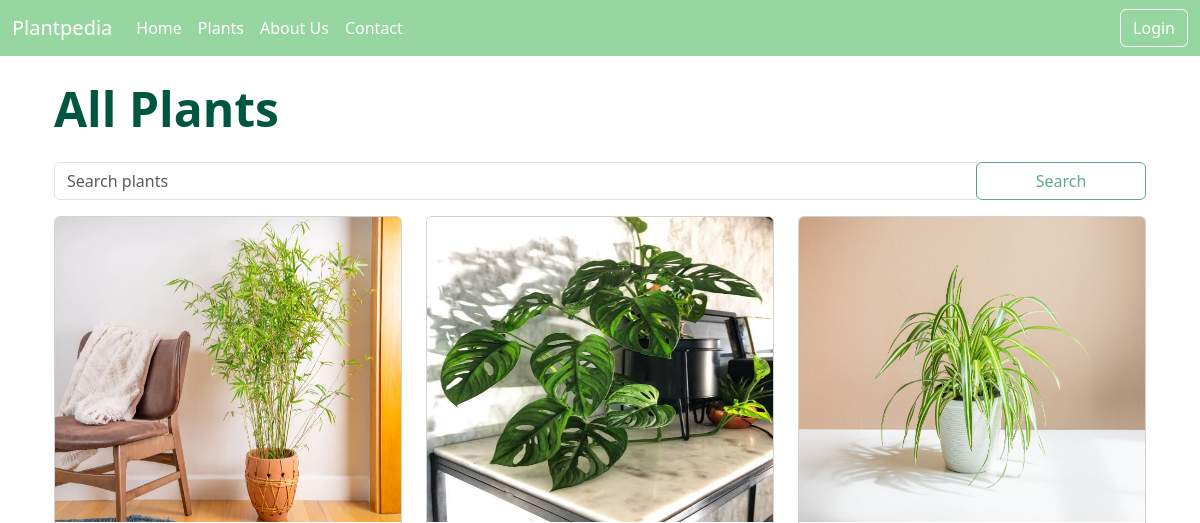
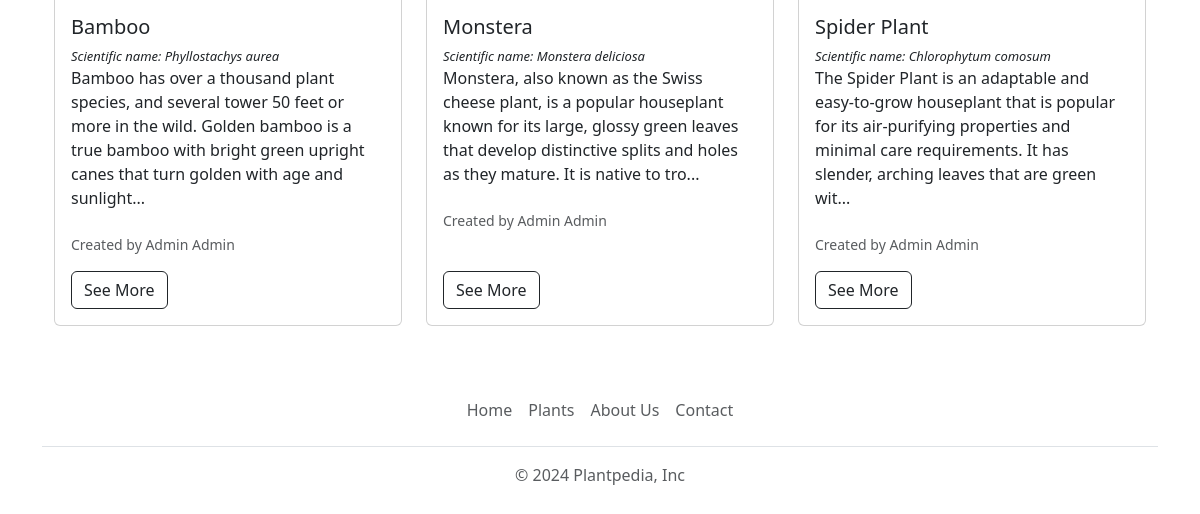
/plants/, run on an earlier commit of the app's database (2 pictures, top to bottom).
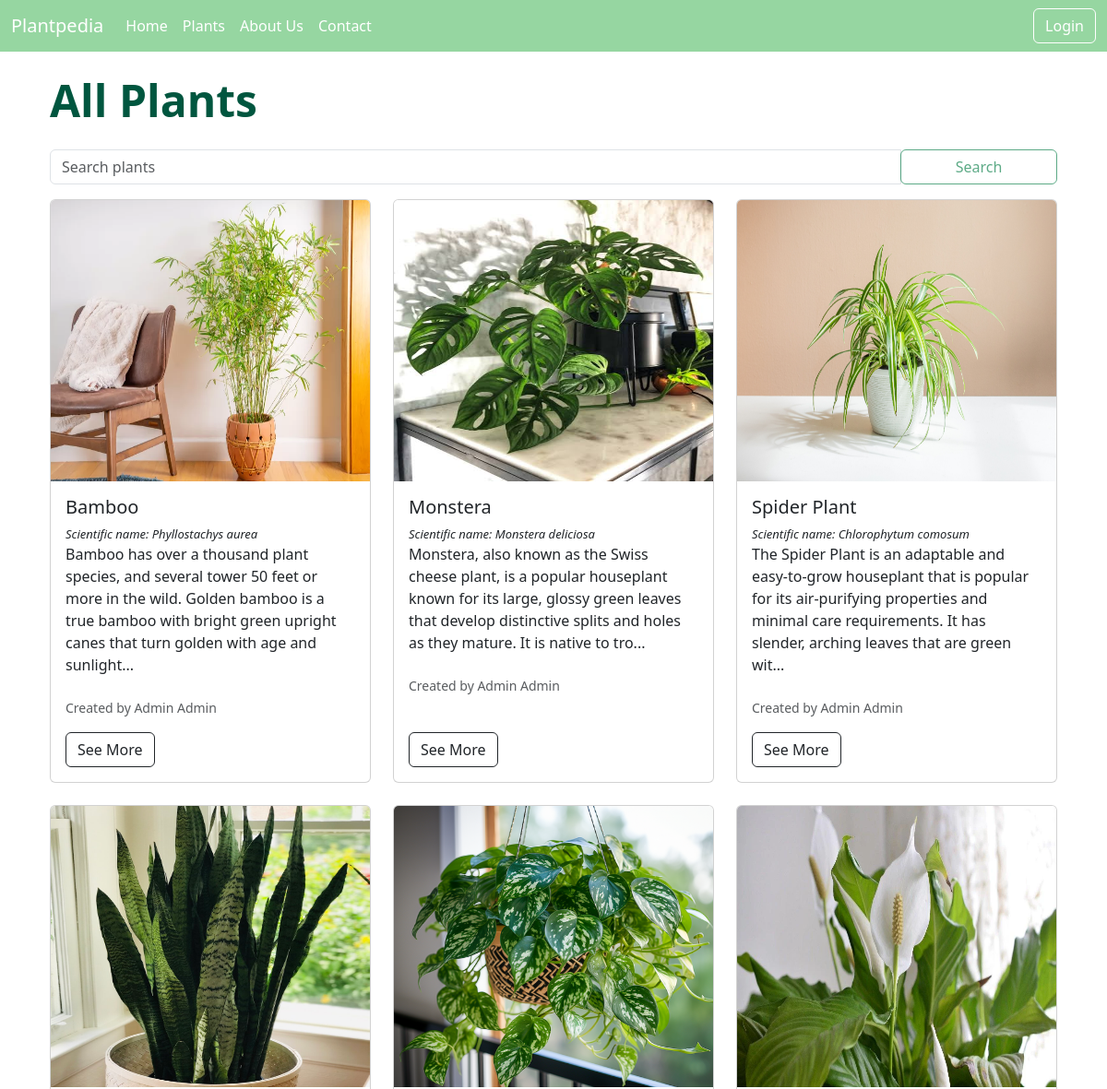
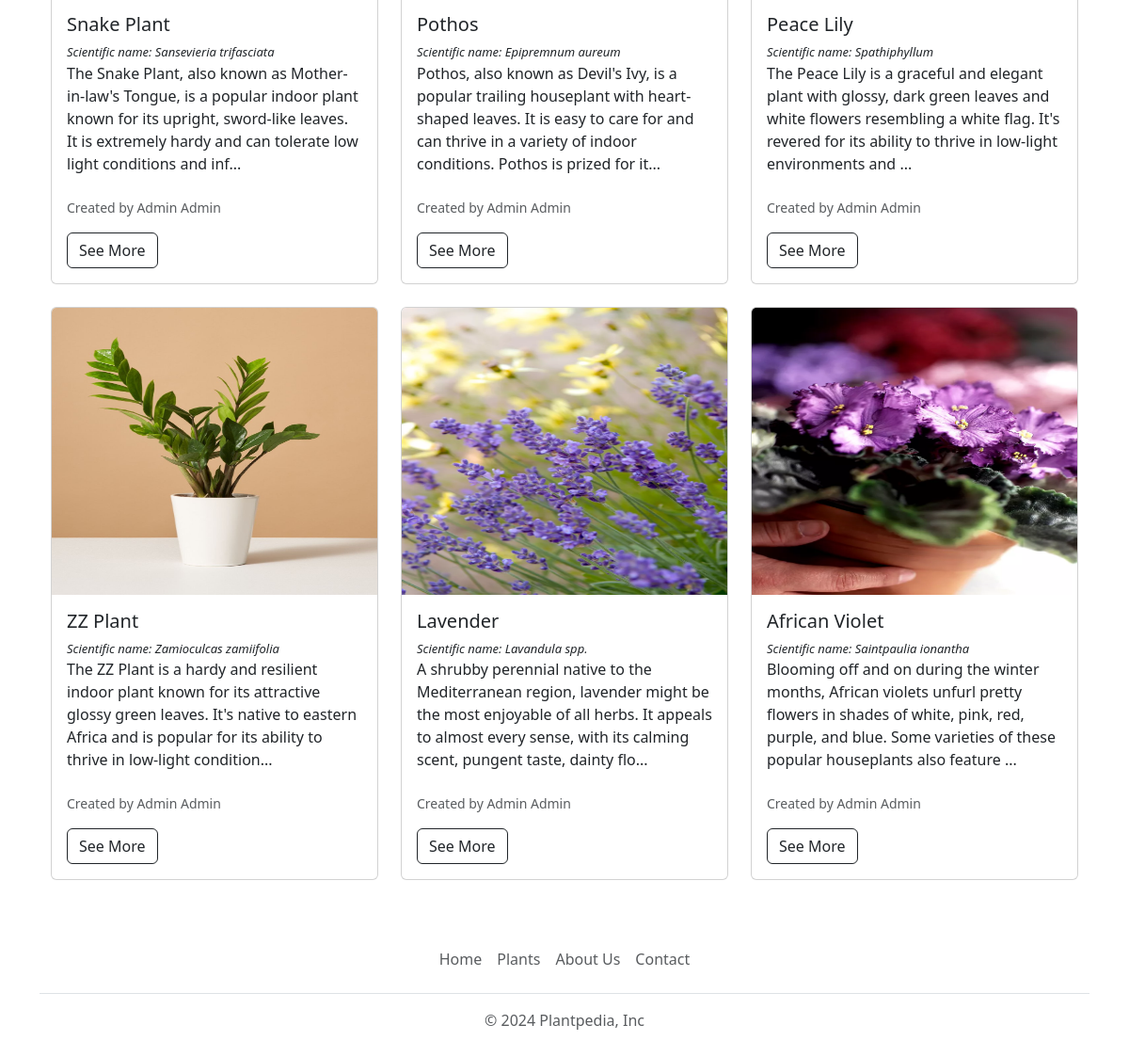
And on a later commit of the database (2 pictures, top to bottom).
### plantpediaApp/models.py (models this page shows, shortened)
class Plant(models.Model):
    name = models.CharField(max_length=100)
    user = models.ForeignKey(CustomUser, on_delete=models.CASCADE)
    scientific_name = models.CharField(max_length=100)
    origin = models.CharField(max_length=100)  # go nema vo ER diagram
    age = models.IntegerField(default=0)  # go nema vo ER diagram
    description = models.TextField()
    care_instructions = models.TextField()
    image = models.ImageField(upload_to="data/")

class CustomUser(AbstractUser):
    ROLE_CHOICES = (
        ('a', 'Admin'),
        ('u', 'User')
    )
    role = models.CharField(max_length=10, choices=ROLE_CHOICES, )

### plantpediaApp/views.py (the view)
# urls.py: path('plants/', all_plants, name='plants'),
def all_plants(request):
    plants = Plant.objects.annotate(avg_rating=Avg('review__rating')).order_by('-avg_rating')
    context = {"plants": plants}
    return render(request, "plants.html", context)

### plantpediaApp/templates/plants.html (shortened to what this page needs)
{% extends 'base.html' %}
{% block content %}
    <div class="container">
        <div class="d-flex justify-content-between align-items-center mt-4 mb-4">
            <h1 class="mb-0" style="color: #00563f; font-weight: bold; font-size: xxx-large;">All Plants</h1>
        </div>
        <form method="get" action="{% url 'search' %}" class="form-inline mt-4">
            <div class="input-group">
                <input type="text" name="query" class="form-control" placeholder="Search plants">
                <div class="input-group-append">
                    <button type="submit" class="btn btn-outline-success" style="width: 170px; opacity: 0.7">Search</button>
                </div>
            </div>
        </form>
        <div class="row mt-3">
            {% for p in plants %}
                <div class="col-md-4 mb-4">
                    <div class="card" style="max-width: 25rem;">
                        <img class="card-img-top" src="{{ MEDIA_URL }}{{ p.image.url }}" height="305rem" alt="Card image cap">
                        <div class="card-body">
                            <h5 class="card-title">{{ p.name }}</h5>
                            <i><p class="card-text" style="font-size: small">Scientific name: {{ p.scientific_name }}</p></i>
                            <p class="card-text">{{ p.description |slice:":190" }}...</p>
                            <p class="card-text" style="display: flex">
                                <small class="text-muted pt-2" style="width: 70%">Created by {{ p.user.get_full_name }}</small>
                            </p>
                            <div class="mt-auto">
                                <a href="{% url 'details' p.id %}" type="button" class="btn btn-outline-dark">See More</a>
                            </div>
                        </div>
                    </div>
                </div>
            {% endfor %}
        </div>
    </div>
{% endblock %}

### plantpediaApp/templates/base.html (shortened to what this page needs)
<!DOCTYPE html>
<html lang="en">
<head>
    <link href="https://cdn.jsdelivr.net/npm/bootstrap@5.3.3/dist/css/bootstrap.min.css" rel="stylesheet"
>
</head>
<body>
<nav class="navbar navbar-expand-lg navbar-custom">
    <div class="container-fluid">
        <a class="navbar-brand" href="/">Plantpedia</a>
        <div class="collapse navbar-collapse justify-content-between" id="navbarSupportedContent">
            <ul class="navbar-nav me-auto mb-2 mb-lg-0">
                <li class="nav-item">
                    <a class="nav-link" href="/">Home</a>
                </li>
                <li class="nav-item">
                    <a class="nav-link" href="/plants">Plants</a>
                </li>
                <li class="nav-item">
                    <a class="nav-link" href="{% url 'about' %}">About Us</a>
                </li>
                <li class="nav-item">
                    <a class="nav-link" href="/contact">Contact</a>
                </li>
            </ul>
            <ul class="navbar-nav">
                {% if user.is_authenticated %}
                    <li class="nav-item">
                        <a href="{% url 'logout' %}" class="btn btn-outline-dark">Logout</a>
                    </li>
                {% else %}
                    <li class="nav-item">
                        <a href="/login" class="btn btn-outline-dark">Login</a>
                    </li>
                {% endif %}
            </ul>
        </div>
    </div>
</nav>
<div class="container">
    <div class="content">
        {% block content %}
        {% endblock %}
    </div>
    <footer class="py-3 my-4">
        <ul class="nav justify-content-center border-bottom pb-3 mb-3">
            <li class="nav-item"><a href="/" class="nav-link px-2 text-body-secondary">Home</a></li>
            <li class="nav-item"><a href="/plants" class="nav-link px-2 text-body-secondary">Plants</a></li>
            <li class="nav-item"><a href="/about" class="nav-link px-2 text-body-secondary">About Us</a></li>
            <li class="nav-item"><a href="/contact" class="nav-link px-2 text-body-secondary">Contact</a></li>
        </ul>
        <p class="text-center text-body-secondary">© 2024 Plantpedia, Inc</p>
    </footer>
</div>
</body>
</html>

### plantpediaApp/templates/base.html (style rules this page uses)
.navbar-custom { background-color: #96d6a1; }
.navbar-custom .navbar-brand, .navbar-custom .nav-link { color: #ffffff; }
.navbar-custom .btn-outline-dark { border-color: #ffffff; color: #ffffff; }

### plantpediaApp/templates/plants.html (style rules this page uses)
.card { height: 100%; }
.card-body { display: flex; flex-direction: column; }

What changed in the data, as far as the page shows it:
added Plant: image (picture), name "Snake Plant", scientific_name "Sansevieria trifasciata", description "The Snake Plant, also known as Mother-in-law's Tongue, is a popular indoor plant known for its upright, sword-like leaves. It is extremely hardy and can tolerate low light conditions and inf", user.get_full_name "Admin Admin"
added Plant: image (picture), name "Pothos", scientific_name "Epipremnum aureum", description "Pothos, also known as Devil's Ivy, is a popular trailing houseplant with heart-shaped leaves. It is easy to care for and can thrive in a variety of indoor conditions. Pothos is prized for it", user.get_full_name "Admin Admin"
added Plant: image (picture), name "Peace Lily", scientific_name "Spathiphyllum", description "The Peace Lily is a graceful and elegant plant with glossy, dark green leaves and white flowers resembling a white flag. It's revered for its ability to thrive in low-light environments and", user.get_full_name "Admin Admin"
added Plant: image (picture), name "ZZ Plant", scientific_name "Zamioculcas zamiifolia", description "The ZZ Plant is a hardy and resilient indoor plant known for its attractive glossy green leaves. It's native to eastern Africa and is popular for its ability to thrive in low-light condition", user.get_full_name "Admin Admin"
added Plant: image (picture), name "Lavender", scientific_name "Lavandula spp.", description "A shrubby perennial native to the Mediterranean region, lavender might be the most enjoyable of all herbs. It appeals to almost every sense, with its calming scent, pungent taste, dainty flo", user.get_full_name "Admin Admin"
added Plant: image (picture), name "African Violet", scientific_name "Saintpaulia ionantha", description "Blooming off and on during the winter months, African violets unfurl pretty flowers in shades of white, pink, red, purple, and blue. Some varieties of these popular houseplants also feature", user.get_full_name "Admin Admin"
